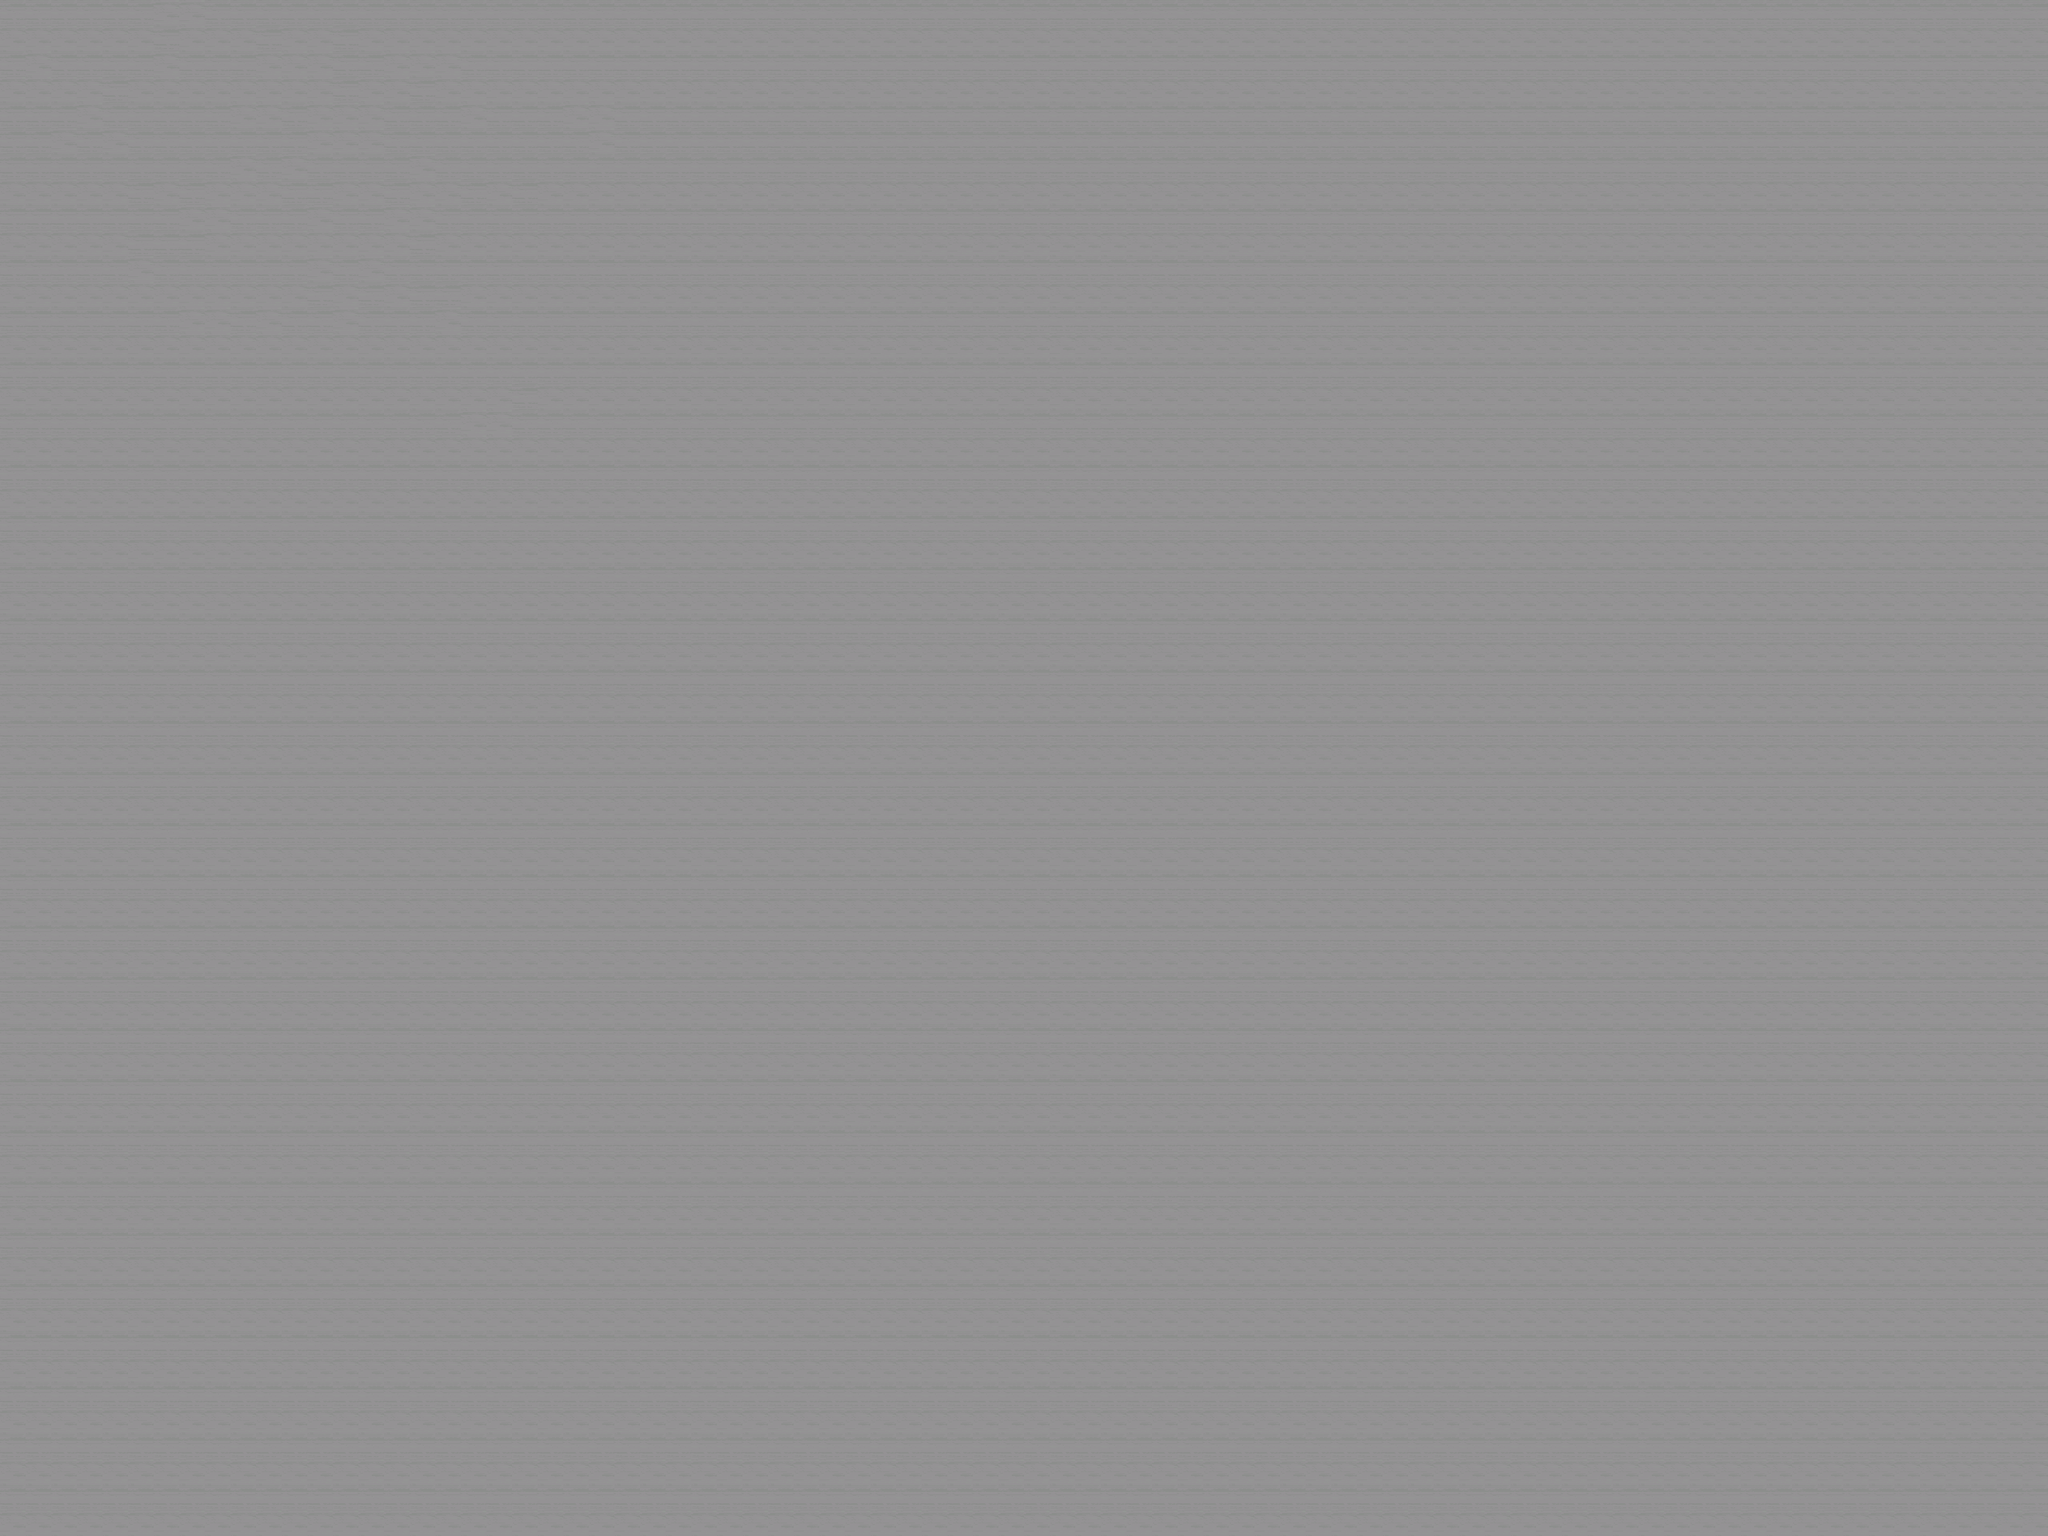

A level layout from a 2D game, rendered from its tile map. Below: a short description, then the map file with tile-grid data replaced by summaries:
An orthogonal 80x60 tile map with 50x50 px tiles, 1 tile layer (Tile Layer 1).

<map version="1.0" orientation="orthogonal" width="80" height="60" tilewidth="50" tileheight="50">
 <tileset firstgid="1" name="Untitled_default" tilewidth="50" tileheight="50" spacing="2" margin="2">
  <image source="Untitled_default.png" trans="ff00ff" width="1024" height="1024" />
 </tileset>
 <layer name="Tile Layer 1" width="80" height="60">
  <data>[4800 cells, 4800 non-empty, 2 distinct tile ids]</data>
 </layer>
</map>
